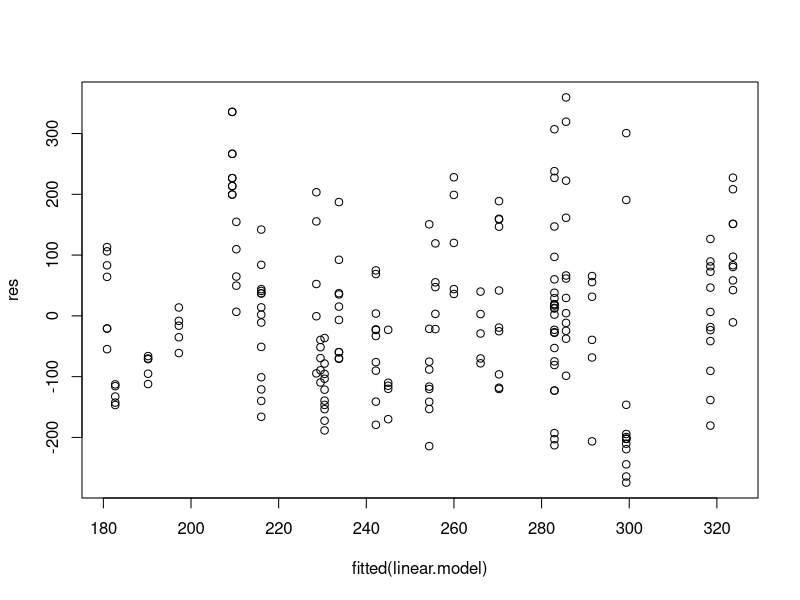

Reproduce this figure in R. (Note: this script raises an error after producing the figure.)
## ---- chunk 1
knitr::opts_chunk$set(echo = TRUE)
library(tidyverse)
library(tidyr)
library(lme4)
library(lmerTest)
## ---- chunk 2
#convert excel data to data frame

x_p_traits <- read_csv("ZZ_planttraits.csv") 

x_moisture <- read_csv("PastMoistureData.csv")

x_visitation <- read_csv("qnest_network.csv")

x_plantcount <- read_csv("qnest_plantsurvey.csv")

## ---- chunk 3
#create a data frame with unique moisture data per data
moisture <- x_moisture %>% 
  group_by(site, date) %>%  #organize data by site and date
  summarise(soilmoist1 = first(soilmoist1), soilmoist5 = first(soilmoist5)) #extract the first moisture data point from days with multiple entires


#wrangle plant count
plantcount <- x_plantcount %>% 
  select( -c(8:126), -3, -4, -7) %>% #remove irrelavant columns
  rename(plant = plant_name) %>% #rename column to join frames
  filter(plant %in% c("Linum lewisii", "Taraxacum officinale", "Potentilla pulcherrima")) %>% #get rid of non sample species data
  mutate(date = mdy(date)) %>% #convert date from string to date format
  filter(date > mdy("6/1/2021")) %>%  #cut data to timeframe
  group_by(site, date, plant) %>% 
  summarise(count = sum(total_flowers))  #sum plant counts with same date/site
#***************
  


#create full data set by adding past moisture data to plant traits
p_traits <- x_p_traits %>% 
  left_join(moisture,by = c("site", "date")) %>% #join moisture using date and site
  rename(moist_1 = `Moisture Top`, moist_5 = `Moisture Middle`) %>% #rename column 
  mutate(moist_1 = ifelse(is.na(moist_1) == TRUE, soilmoist1, moist_1),#add moisture data to new columns
         moist_5 = ifelse(is.na(moist_5) == TRUE, soilmoist5, moist_5)) %>%
  select(-soilmoist1, -soilmoist5) %>% #remove past soil moisture coulmns from data
  mutate(date = mdy(date)) %>% #convert date from string to date format
  #mutate(drought_cat = ifelse(date < mdy("1/1/2023"), "drought", "nondrought")) %>%
#new variable for drought(>23) and nondrought years(<23)
  filter(plant %in% c("Linum lewisii", "Taraxacum officinale", "Potentilla pulcherrima")) %>% #keep only plants with enough data
  mutate(week = week(date),year = year(date)) %>% #new date columns based on week and year
  group_by(site, date, plant) %>% 
  mutate(avg_height = mean(flowerheight), avg_display = mean(displaysize)) %>% #new cloumn for average height and display
  group_by(site, date) %>%
  mutate(avg_moist = mean(c(moist_1, moist_5))) #new variable for average moisture

avg_traits <- p_traits %>% 
  select(avg_height,avg_display, avg_moist, plant) %>% #create new data frame for average traits to be joined with visitation data
  left_join(plantcount,by = c("site", "date","plant")) %>% 
  mutate(dis_area = count*avg_display) %>% 
  mutate(week = week (date),year = year(date)) %>%
  distinct()



#wrangle visitation data to usable format
visitation <- x_visitation %>%
  filter(round == 1)%>%
  select( -c(3:8), -10, -c(12:19)) %>%   #remove unneccessary columns
  filter(plant %in% c("Linum lewisii", "Taraxacum officinale", "Potentilla pulcherrima")) %>% #get rid of non smaple species data
  mutate(date = mdy(date)) %>% #convert date from string to date format
  filter(date > mdy("6/1/2021")) %>% #cut data to timeframe
  mutate(week = week (date),year = year(date)) %>%
  group_by(site, date, plant) %>% #group by site, date and plant ***add round***
  mutate(visits = table(plant)) %>%  #new column summing visitation
  left_join(avg_traits, visitation, by=c("site", "week", "year", "plant")) %>% #join avg trait data to visitation data ***not filling inn by week*****
  mutate(norm_visit = visits/count) %>%  #create varible nomalizing visits
  distinct() #isolate distinct row with one visitation data instance

samplesize <- p_traits %>% 
  group_by( year, plant) %>% 
  count()



#avg visitation perround, need to keep round?

## ---- chunk 4

#MEM


#residuals visualization (cloudy = good)
linear.model <- lm(flowerheight ~ avg_moist, data = p_traits)

res <-  resid(linear.model)

plot(fitted(linear.model), res)

#MEM

potpul_traits <- p_traits %>% 
  filter(plant == "Potentilla pulcherrima")

potpul.HM <- lmer(flowerheight ~ avg_moist + (1|site), data = potpul_traits, REML = FALSE)



linlew_traits <- p_traits %>% 
  filter(plant == "Linum lewisii")

linlew.HM <- lmer(flowerheight ~ avg_moist + (1|site), data = linlew_traits, REML = FALSE)



tarax_traits <- p_traits %>% 
  filter(plant == "Taraxacum officinale")

tarax.HM <- lmer(flowerheight ~ avg_moist + (1|site), data = tarax_traits, REML = FALSE)



#moisture vs drought cat

ggplot(p_traits, aes(y=avg_moist, x=drought_cat)) +
  geom_boxplot(position='dodge') +
     facet_wrap(~site)

ggplot(p_traits, aes(y=avg_moist, x=week, color = drought_cat)) +
    geom_point() +
     facet_wrap(~site)

#height vs moist

   ggplot(avg_traits, aes(fill=site, y=avg_height, x=avg_moist)) +
      geom_point() +
      geom_smooth(method="lm") +
     facet_wrap(~plant)
   
#display vs moist
   
 ggplot(avg_traits, aes(fill=plant, y=avg_display, x=avg_moist)) +
    geom_point() +
    geom_smooth(method="lm")
 
#moisture vs height
 
  avg_traits %>%
  ggplot(aes(avg_moist,avg_height,color=plant )) +
  geom_point() +
  geom_smooth(method="lm") +
  facet_wrap(~site)

#moisture vs display
 
    avg_traits %>%
  ggplot(aes(avg_moist,avg_display,color=plant )) +
  geom_point() +
  geom_smooth(method="lm") +
  facet_wrap(~site)
 
 
#moisture vs flower count
    
    avg_traits %>%
  ggplot(aes(avg_moist,count,color=plant )) +
  geom_point() +
  geom_smooth(method="lm")
    
    
#moisture vs display area
    
    avg_traits %>%
  ggplot(aes(avg_moist,dis_area,color=plant )) +
  geom_point() +
  geom_smooth(method="lm")
    
    
  
    
    
    
    
    
    
    

 
#visitation vs count
 
  visitation %>%
  ggplot(aes(count,visits,color=plant )) +
  geom_point() +
  geom_smooth(method="lm") +
  theme_classic()
  
  #giving bad results, we dont catch 50x more pollinators when we have 50x more flowers

  
#visitation vs count without pot pul
  
    vis_min_pp %>%
  ggplot(aes(count,visits,color=plant )) +
  geom_point() +
  geom_smooth(method="lm") +
  theme_classic()
 
#visitation vs height
 
 visitation %>%
  ggplot(aes(avg_height,norm_visit,color=plant )) +
  geom_point() +
  geom_smooth(method="lm") +
  theme_classic()
 
 #visitation vs display (count norm)
 
  visitation %>%
  ggplot(aes(avg_display,norm_visit, color = plant,  alpha = count )) +
  geom_point() #+
  #geom_smooth(method="lm")
  

#visitation vs display (area norm)
    visitation %>%
  ggplot(aes(avg_display,dis_area, color = plant)) +
  geom_point() #+
  #geom_smooth(method="lm")
  
  
  


## ---- chunk 5

#need to do stat tests

#t test assumption tests

# shapiro test and histagrams -----
 # P > 0.05 means normal distribution
 


 shapiro.test(PW_steosa)
 hist(PW_steosa)
 
 shapiro.test(PW_versicolor)
 hist(PW_versicolor)


#t test


#regression
